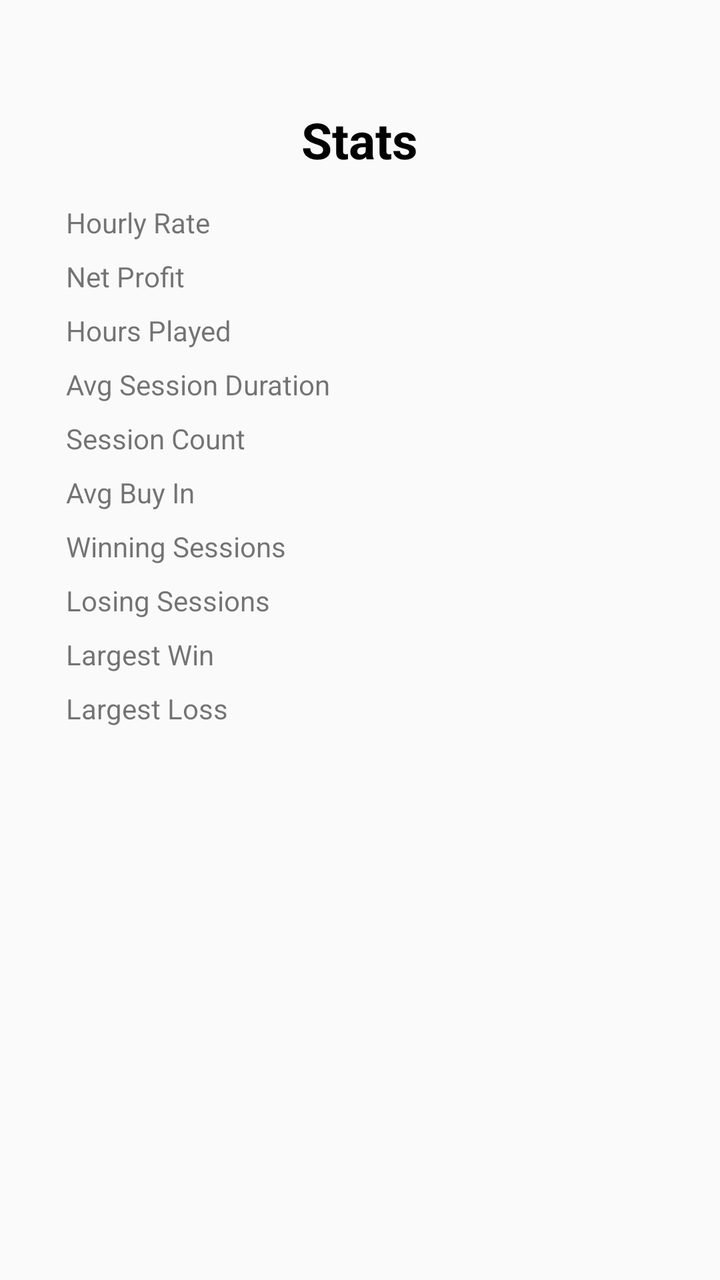
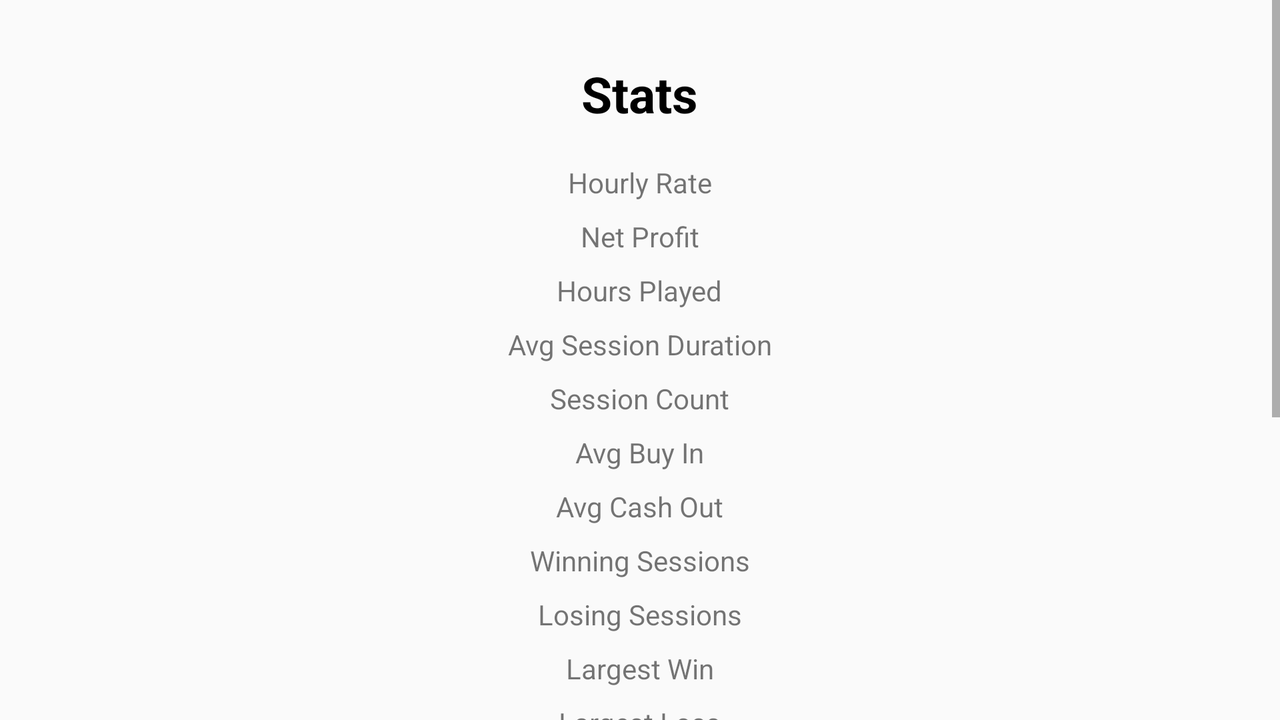

An Android layout and its configuration variant, each rendered on a device that would load it. The default file and the variant file are quoted in full after the pictures.
<!-- AndroidManifest.xml: application theme AppTheme -->
<!-- res/layout/stats.xml -->
<?xml version="1.0" encoding="utf-8"?>
<RelativeLayout xmlns:android="http://schemas.android.com/apk/res/android"
    xmlns:tools="http://schemas.android.com/tools"
    android:layout_width="match_parent"
    android:layout_height="match_parent"
    tools:context="com.example.ethan.pokerjournal.StatsFragment">

    // Display "Stats"
    <TextView
        android:id="@+id/stats"
        android:text="Stats"
        android:textStyle="bold"
        android:textSize="25dp"
        android:textColor="#000000"
        android:layout_alignParentTop="true"
        android:layout_marginTop="53dp"
        android:layout_centerHorizontal="true"
        android:layout_width="wrap_content"
        android:layout_height="wrap_content"/>

    // Display "Hourly Rate" 15dp Under stats
    <TextView
        android:id="@+id/hourlyRate"
        android:text="Hourly Rate"
        android:layout_below="@+id/stats"
        android:layout_alignStart="@+id/netProfit"
        android:layout_marginTop="15dp"
        android:layout_width="wrap_content"
        android:layout_height="wrap_content"/>

    // Display "Net Profit" Under hourlyRate
    <TextView
        android:id="@+id/netProfit"
        android:text="Net Profit"
        android:layout_below="@+id/hourlyRate"
        android:layout_alignStart="@+id/avgHours"
        android:layout_marginTop="8dp"
        android:layout_centerVertical="true"
        android:layout_width="wrap_content"
        android:layout_height="wrap_content"/>

    // Display "Hours Played" Under netProfit
    <TextView
        android:id="@+id/hoursPlayed"
        android:text="Hours Played"
        android:layout_below="@+id/netProfit"
        android:layout_alignParentLeft="true"
        android:layout_marginTop="8dp"
        android:layout_marginLeft="33dp"
        android:layout_width="wrap_content"
        android:layout_height="wrap_content"/>

    // Display "Avg Session Duration" Under hoursPlayed
    <TextView
        android:id="@+id/avgHours"
        android:text="Avg Session Duration"
        android:layout_below="@+id/hoursPlayed"
        android:layout_alignStart="@+id/hoursPlayed"
        android:layout_marginTop="8dp"
        android:layout_width="wrap_content"
        android:layout_height="wrap_content"/>

    // Display "Session Count" Under avghours
    <TextView
        android:id="@+id/totalSession"
        android:text="Session Count"
        android:layout_below="@+id/avgHours"
        android:layout_alignStart="@+id/avgHours"
        android:layout_marginTop="8dp"
        android:layout_width="wrap_content"
        android:layout_height="wrap_content"/>

    // Display "Avg Buy In" Under totalSession
    <TextView
        android:id="@+id/avgBuy"
        android:text="Avg Buy In"
        android:layout_below="@+id/totalSession"
        android:layout_alignStart="@+id/winningSession"
        android:layout_marginTop="8dp"
        android:layout_width="wrap_content"
        android:layout_height="wrap_content"/>

    // Display "Winning Sessions" Under avgBuy
    <TextView
        android:id="@+id/winningSession"
        android:text="Winning Sessions"
        android:layout_below="@+id/avgBuy"
        android:layout_alignStart="@+id/losingSession"
        android:layout_marginTop="8dp"
        android:layout_width="wrap_content"
        android:layout_height="wrap_content"/>

    // Display "Losing Sessions" Under winningSession
    <TextView
        android:id="@+id/losingSession"
        android:text="Losing Sessions"
        android:layout_below="@+id/winningSession"
        android:layout_alignStart="@+id/totalSession"
        android:layout_marginTop="8dp"
        android:layout_width="wrap_content"
        android:layout_height="wrap_content"/>

    // Display "Largest Win" Under losingSession
    <TextView
        android:id="@+id/biggestWin"
        android:text="Largest Win"
        android:layout_below="@+id/losingSession"
        android:layout_alignStart="@+id/avgBuy"
        android:layout_marginTop="8dp"
        android:layout_width="wrap_content"
        android:layout_height="wrap_content"/>

    // Display "Largest Loss" Under biggestWin
    <TextView
        android:id="@+id/biggestLoss"
        android:text="Largest Loss"
        android:layout_below="@+id/biggestWin"
        android:layout_alignStart="@+id/biggestWin"
        android:layout_marginTop="8dp"
        android:layout_width="wrap_content"
        android:layout_height="wrap_content"/>

</RelativeLayout>
<!-- resources referenced by this layout -->
<resources>
  <style name="AppTheme" parent="Theme.AppCompat.Light.DarkActionBar">
          // Customize Theme
          <item name="colorPrimary">@color/colorPrimary</item> // Title and Tabs
          <item name="colorPrimaryDark">@color/colorPrimaryDark</item> // Top Border
          <item name="colorAccent">@color/colorAccent</item> // Underline Precursor
          <item name="windowActionBar">false</item>
          <item name="windowNoTitle">true</item>
      </style>
  <color name="colorPrimary">#228B22</color> // Green
  <color name="colorPrimaryDark">#008000</color> // Forest Green
  <color name="colorAccent">#000000</color> // Black
  
      // Single Colors
</resources>
<!-- res/layout-land/stats.xml (the author's variant of the layout above) -->
<!-- drawn on the phone turned sideways -->
<?xml version="1.0" encoding="utf-8"?>
<ScrollView xmlns:android="http://schemas.android.com/apk/res/android"
    android:layout_width="fill_parent"
    android:layout_height="fill_parent" >

    <RelativeLayout
        xmlns:tools="http://schemas.android.com/tools"
        android:layout_width="match_parent"
        android:layout_height="match_parent"
        tools:context="com.example.ethan.pokerjournal.StatsFragment">

        // Display "Stats"

        <TextView
            android:id="@+id/stats"
            android:layout_width="wrap_content"
            android:layout_height="wrap_content"
            android:layout_alignParentTop="true"
            android:layout_centerHorizontal="true"
            android:layout_marginTop="30dp"
            android:text="Stats"
            android:textColor="#000000"
            android:textSize="25dp"
            android:textStyle="bold" />

        // Display "Hourly Rate" 15dp Under stats
        <TextView
            android:id="@+id/hourlyRate"
            android:text="Hourly Rate"
            android:layout_below="@+id/stats"
            android:layout_centerHorizontal="true"
            android:layout_marginTop="18dp"
            android:layout_width="wrap_content"
            android:layout_height="wrap_content"/>

        // Display "Net Profit" Under hourlyRate
        <TextView
            android:id="@+id/netProfit"
            android:text="Net Profit"
            android:layout_below="@+id/hourlyRate"
            android:layout_centerHorizontal="true"
            android:layout_marginTop="8dp"
            android:layout_centerVertical="true"
            android:layout_width="wrap_content"
            android:layout_height="wrap_content"/>

        // Display "Hours Played" Under netProfit
        <TextView
            android:id="@+id/hoursPlayed"
            android:text="Hours Played"
            android:layout_below="@+id/netProfit"
            android:layout_centerHorizontal="true"
            android:layout_marginTop="8dp"
            android:layout_marginLeft="33dp"
            android:layout_width="wrap_content"
            android:layout_height="wrap_content"/>

        // Display "Avg Session Duration" Under hoursPlayed
        <TextView
            android:id="@+id/avgHours"
            android:text="Avg Session Duration"
            android:layout_below="@+id/hoursPlayed"
            android:layout_centerHorizontal="true"
            android:layout_marginTop="8dp"
            android:layout_width="wrap_content"
            android:layout_height="wrap_content"/>

        // Display "Session Count" Under avghours
        <TextView
            android:id="@+id/totalSession"
            android:text="Session Count"
            android:layout_below="@+id/avgHours"
            android:layout_centerHorizontal="true"
            android:layout_marginTop="8dp"
            android:layout_width="wrap_content"
            android:layout_height="wrap_content"/>

        // Display "Avg Buy In" Under totalSession
        <TextView
            android:id="@+id/avgBuy"
            android:text="Avg Buy In"
            android:layout_below="@+id/totalSession"
            android:layout_centerHorizontal="true"
            android:layout_marginTop="8dp"
            android:layout_width="wrap_content"
            android:layout_height="wrap_content"/>

        // Display "Avg Cash Out" Under avgBuy
        <TextView
            android:id="@+id/avgCashOut"
            android:text="Avg Cash Out"
            android:layout_below="@+id/avgBuy"
            android:layout_centerHorizontal="true"
            android:layout_marginTop="8dp"
            android:layout_width="wrap_content"
            android:layout_height="wrap_content"/>

        // Display "Winning Sessions" Under avgCashOut
        <TextView
            android:id="@+id/winningSession"
            android:text="Winning Sessions"
            android:layout_below="@+id/avgCashOut"
            android:layout_centerHorizontal="true"
            android:layout_marginTop="8dp"
            android:layout_width="wrap_content"
            android:layout_height="wrap_content"/>

        // Display "Losing Sessions" Under winningSession
        <TextView
            android:id="@+id/losingSession"
            android:text="Losing Sessions"
            android:layout_below="@+id/winningSession"
            android:layout_centerHorizontal="true"
            android:layout_marginTop="8dp"
            android:layout_width="wrap_content"
            android:layout_height="wrap_content"/>

        // Display "Largest Win" Under losingSession
        <TextView
            android:id="@+id/biggestWin"
            android:text="Largest Win"
            android:layout_below="@+id/losingSession"
            android:layout_centerHorizontal="true"
            android:layout_marginTop="8dp"
            android:layout_width="wrap_content"
            android:layout_height="wrap_content"/>

        // Display "Largest Loss" Under biggestWin
        <TextView
            android:id="@+id/biggestLoss"
            android:text="Largest Loss"
            android:layout_below="@+id/biggestWin"
            android:layout_centerHorizontal="true"
            android:layout_marginTop="8dp"
            android:layout_marginBottom="250dp"
            android:layout_width="wrap_content"
            android:layout_height="wrap_content"/>

    </RelativeLayout>
</ScrollView>
